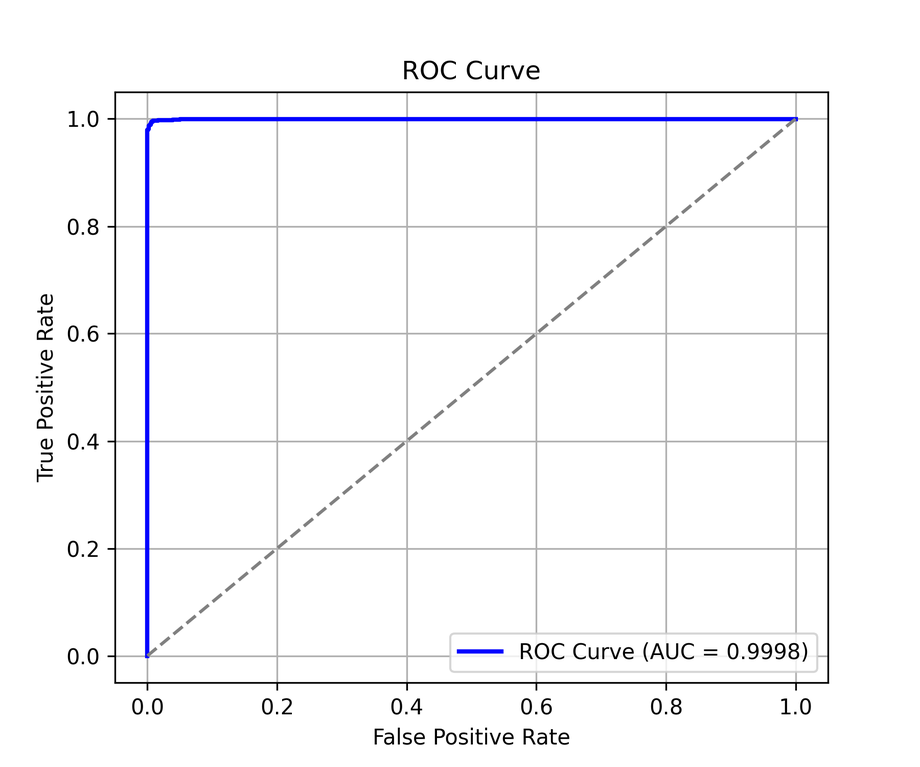
#> input picture roc_curve.png, 920 x 767 px, shrunk from 1800 x 1500 before the run
$ python -i preprocess.py   (imports and definitions only)
#> lines starting #> are read from the running program, lines starting #| are printed output that depends on the picture
#> further down, picture is the input picture: shape (767, 920, 3); mean B, G, R 249.7, 247.8, 247.8
import cv2
import numpy as np

def preprocess_image(image):

    """Average Blur"""
    kernel_size = (5, 5)
    image = cv2.blur(image, kernel_size)
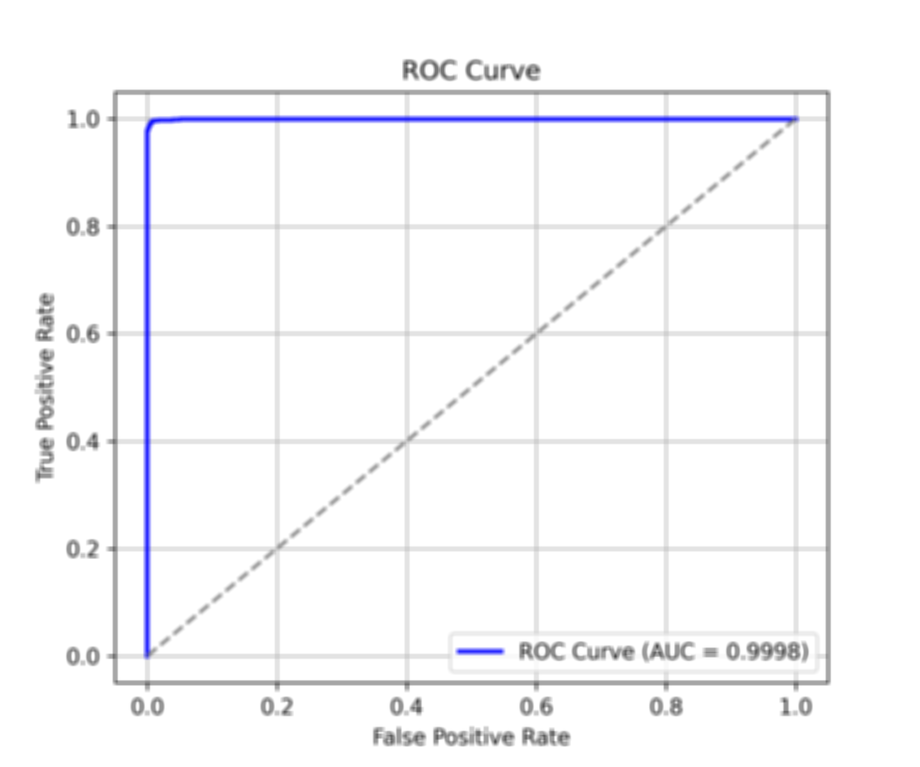
#> image: shape (767, 920, 3); mean of channels 0, 1, 2 249.7, 247.8, 247.8; drawn as B, G, R

    """Gaussian Noise"""
    sigma = 2.0
    noise = np.random.normal(0, sigma, image.shape).astype(np.float32)
    # Add the noise to the image
    noisy_image = image + noise
    # Clip the pixel values to the valid range [0, 255]
    image = np.clip(noisy_image, 0, 255).astype(np.uint8)

    """Median filter"""
    size = 3
    image = cv2.medianBlur(image, size)

    """Gamma correction"""
    gamma = 1.2
    image = image.astype(np.float32)
    image /=255.0
    image = np.power(image, gamma)
    image = np.uint8(image * 255)

    """CLAHE"""
    clahe = cv2.createCLAHE(clipLimit=1.0, tileGridSize=(3, 3))
    b, g, r = cv2.split(image)
    b_enhanced = clahe.apply(b)
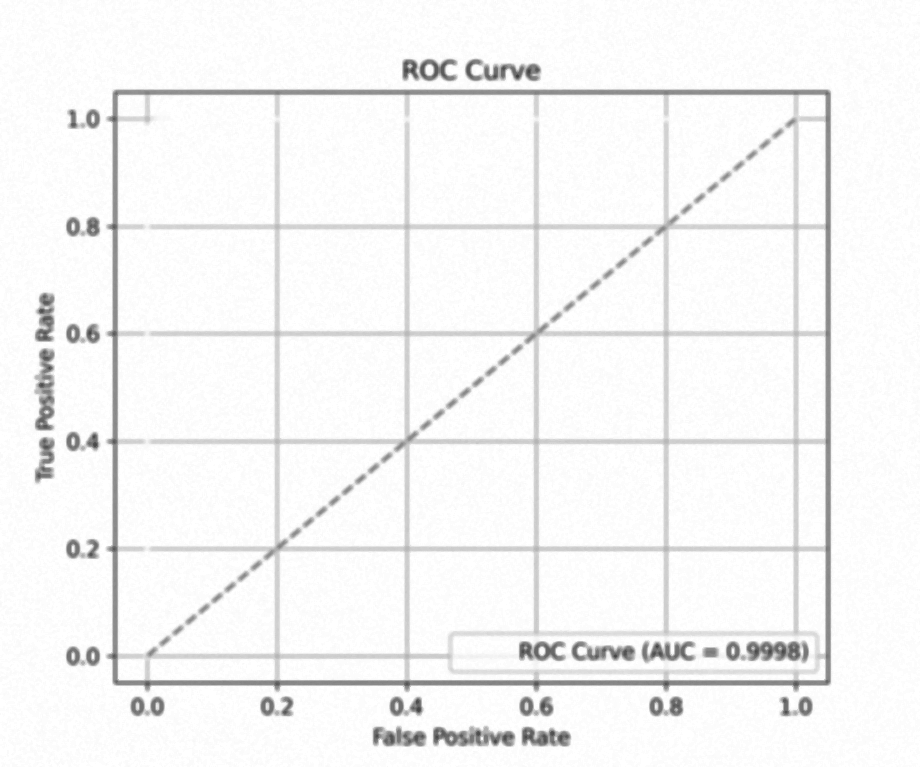
#> b_enhanced: shape (767, 920); min 63, max 255, mean 245.6
    g_enhanced = clahe.apply(g)
    r_enhanced = clahe.apply(r)
    image = cv2.merge([b_enhanced, g_enhanced, r_enhanced])

>>> import cv2
>>> picture = cv2.imread('roc_curve.png')
>>> result = preprocess_image(picture)

$ run again, on tsne_dct+lpq.png
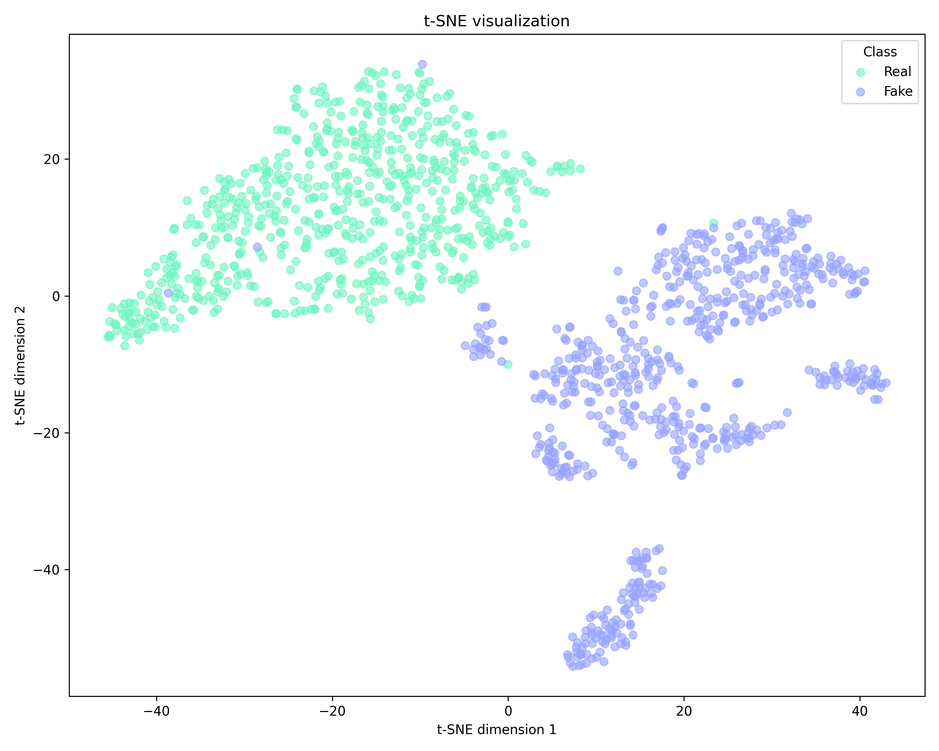
#> input picture tsne_dct+lpq.png, 939 x 751 px, shrunk from 3000 x 2400 before the run
#> picture is the input picture: shape (751, 939, 3); mean B, G, R 250.8, 249.7, 244.7
#> in preprocess_image, `r_enhanced = clahe.apply(r)`:
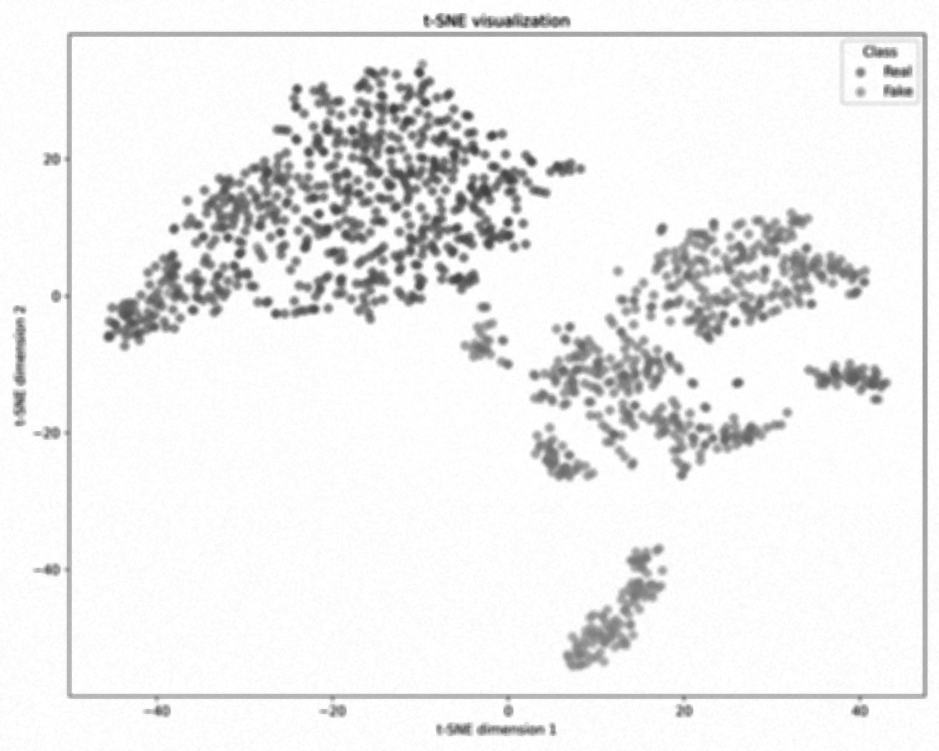
#> r_enhanced: shape (751, 939); min 62, max 255, mean 238.4
#> in preprocess_image, `image = cv2.merge([b_enhanced, g_enhanced, r_enhanced])`:
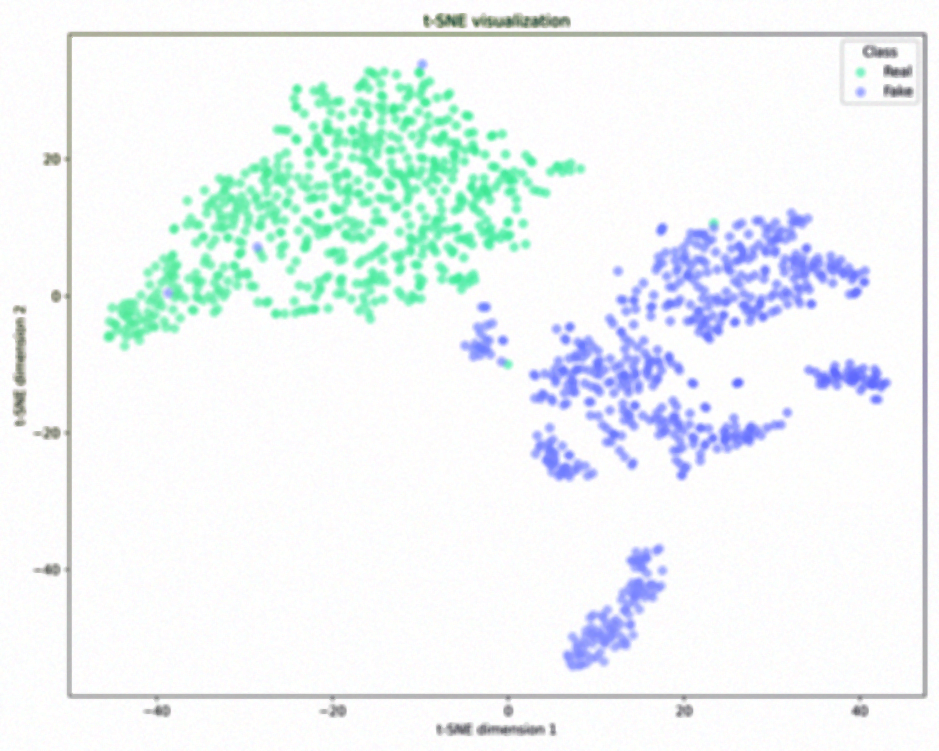
#> image: shape (751, 939, 3); mean B, G, R 246.6, 245.2, 238.4

$ run again, on tsne_psd+lpq.png
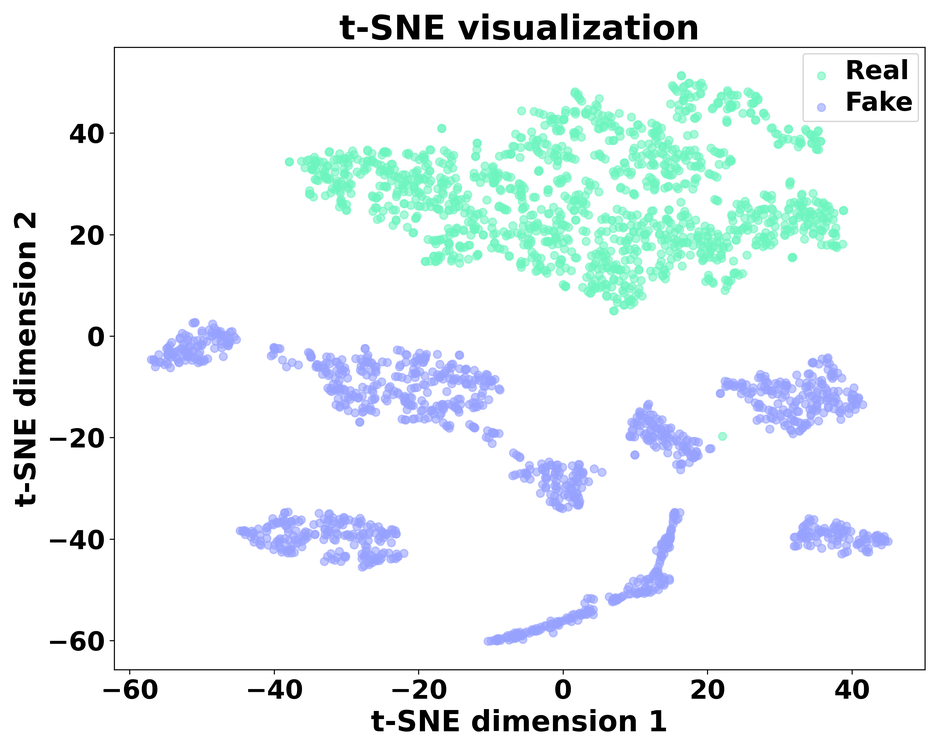
#> input picture tsne_psd+lpq.png, 939 x 751 px, shrunk from 3000 x 2400 before the run
#> picture is the input picture: shape (751, 939, 3); mean B, G, R 245.2, 244, 236.8
#> in preprocess_image, `r_enhanced = clahe.apply(r)`:
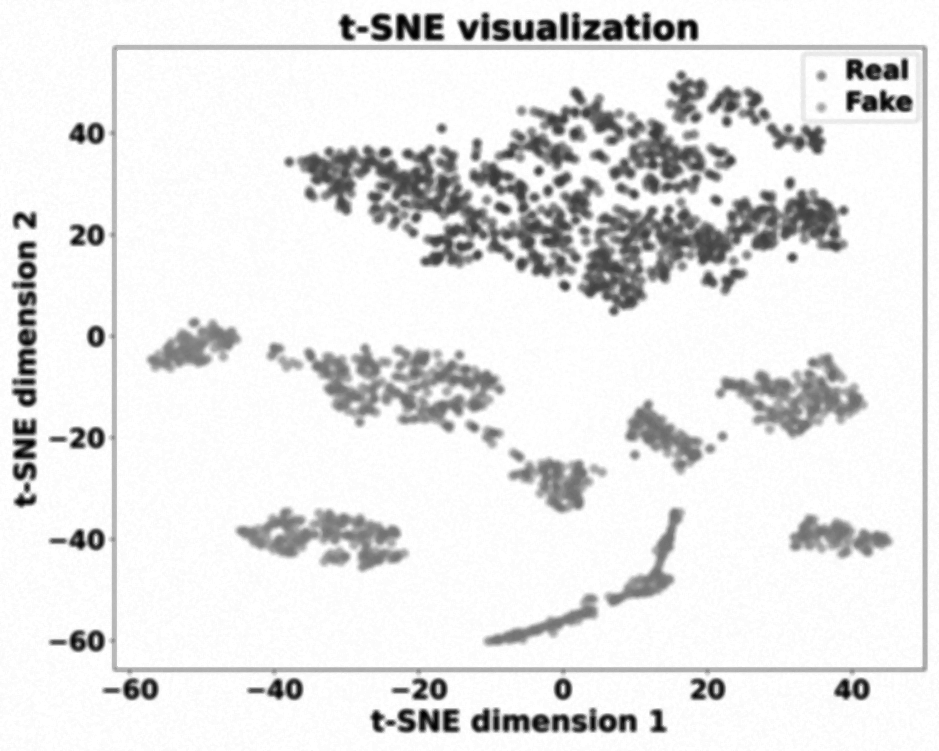
#> r_enhanced: shape (751, 939); min 1, max 255, mean 230
#> in preprocess_image, `image = cv2.merge([b_enhanced, g_enhanced, r_enhanced])`:
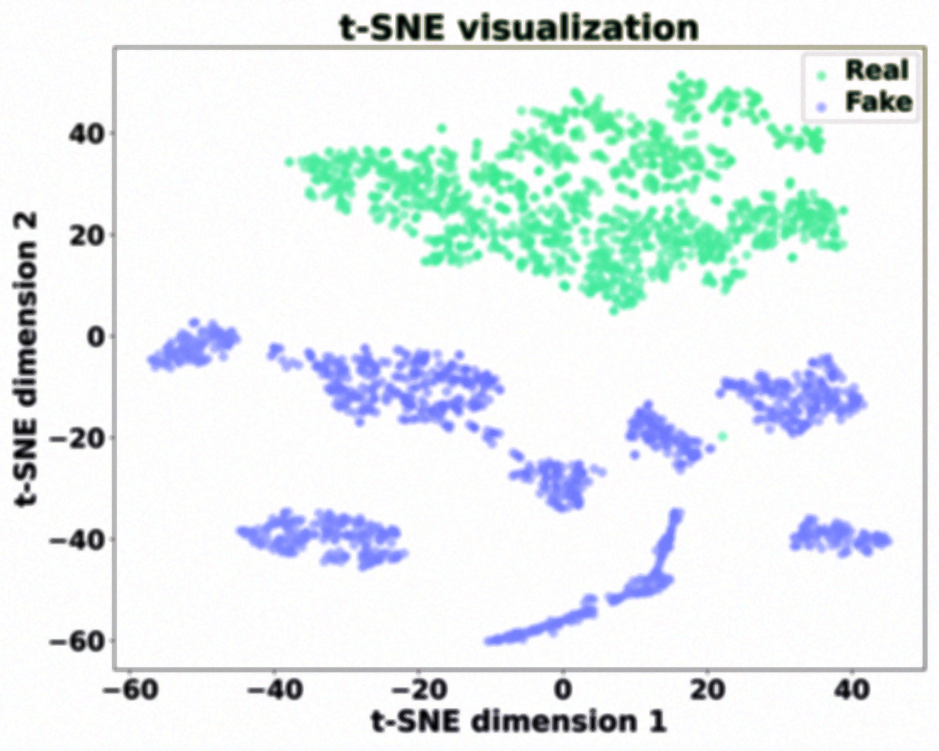
#> image: shape (751, 939, 3); mean B, G, R 240, 239.1, 230
